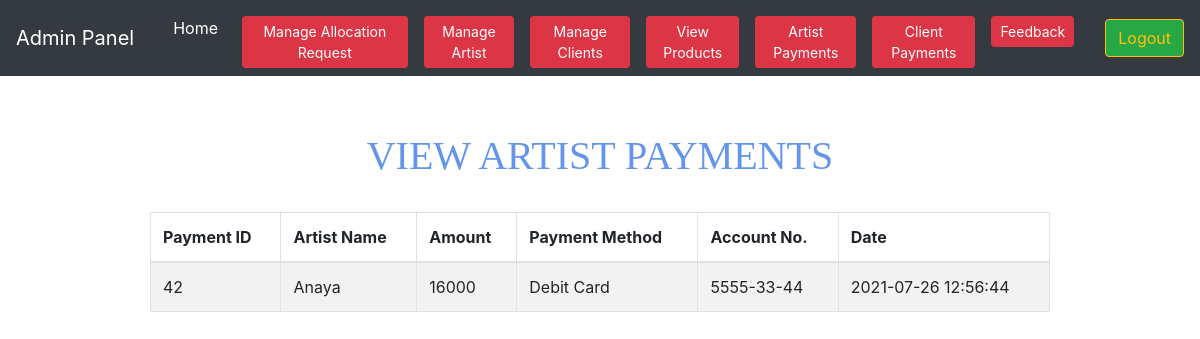
Page /admin/viewArtistPayments.php on the committed database.
### tables this page shows
CREATE TABLE `artist_payment` (
  `Payment_ID` int(200) NOT NULL,
  `artists_id` int(200) NOT NULL,
  `amount` varchar(200) NOT NULL,
  `payment_method` varchar(100) NOT NULL,
  `account_no` varchar(100) NOT NULL,
  `date` datetime NOT NULL
);

CREATE TABLE `artist` (
  `ArtistID` int(200) NOT NULL,
  `FullName` varchar(200) NOT NULL,
  `Contact_no` varchar(200) NOT NULL,
  `Address` varchar(200) NOT NULL,
  `Email` varchar(200) NOT NULL,
  `Username` varchar(200) NOT NULL,
  `password` varchar(200) NOT NULL
);

### admin/viewArtistPayments.php (the view, shortened to what this page needs)
<?php
require '../database.php';
include_once('adminheader.php');
?>
<!Doctype html>
	<html>
	<head>
	</head>
	<body>
		<br><br>
<center>
<h1>View Artist Payments</h1>
<br>
<div class="table-responsive">
<table class=" table table-striped table-bordered w-75">
	<thead>
<tr>
<th>Payment ID</th>
<th>Artist Name</th>
<th>Amount</th>
<th>Payment Method</th>
<th>Account No.</th>
<th>Date</th>
</tr>
</thead>
<?PHP
	$query = "SELECT * FROM artist_payment Inner Join artist ON artist.ArtistID=artist_payment.artists_id ";
			$results=mysqli_query($connection,$query);
				if($results){
				if(mysqli_num_rows($results)){
					while($row = mysqli_fetch_object($results))
					{
						$Payment_ID = $row->Payment_ID;
						$amount = $row->amount;
						$artistname = $row->FullName;
						$payment_method = $row->payment_method;
						$account_no = $row->account_no;
                        $date = $row->date;
						?>
						<tbody>
					<tr>
						<td><?php echo ($Payment_ID); ?> </td>
						<td><?php echo ($artistname); ?> </td>
						<td><?php echo ($amount); ?> </td>
						<td><?php echo ($payment_method); ?> </td>
						<td><?php echo ($account_no); ?></td>
						<td><?php echo ($date); ?></td>
					</tr>
				</tbody>
						<?php
					}
			}else{ echo 'No Record available';}
		}
?>
</table>
</div>
</center>
</body>
</html>

### admin/viewArtistPayments.php (style rules this page uses)
h1 { text-align: center; text-transform: uppercase; color: cornflowerblue; margin-top: 8px; font-family: ui-sans-serif; }

### rows in the picture
artist_payment: Payment_ID "42", artist.FullName "Anaya", amount "16000", payment_method "Debit Card", account_no "5555-33-44", date "2021-07-26 12:56:44"
